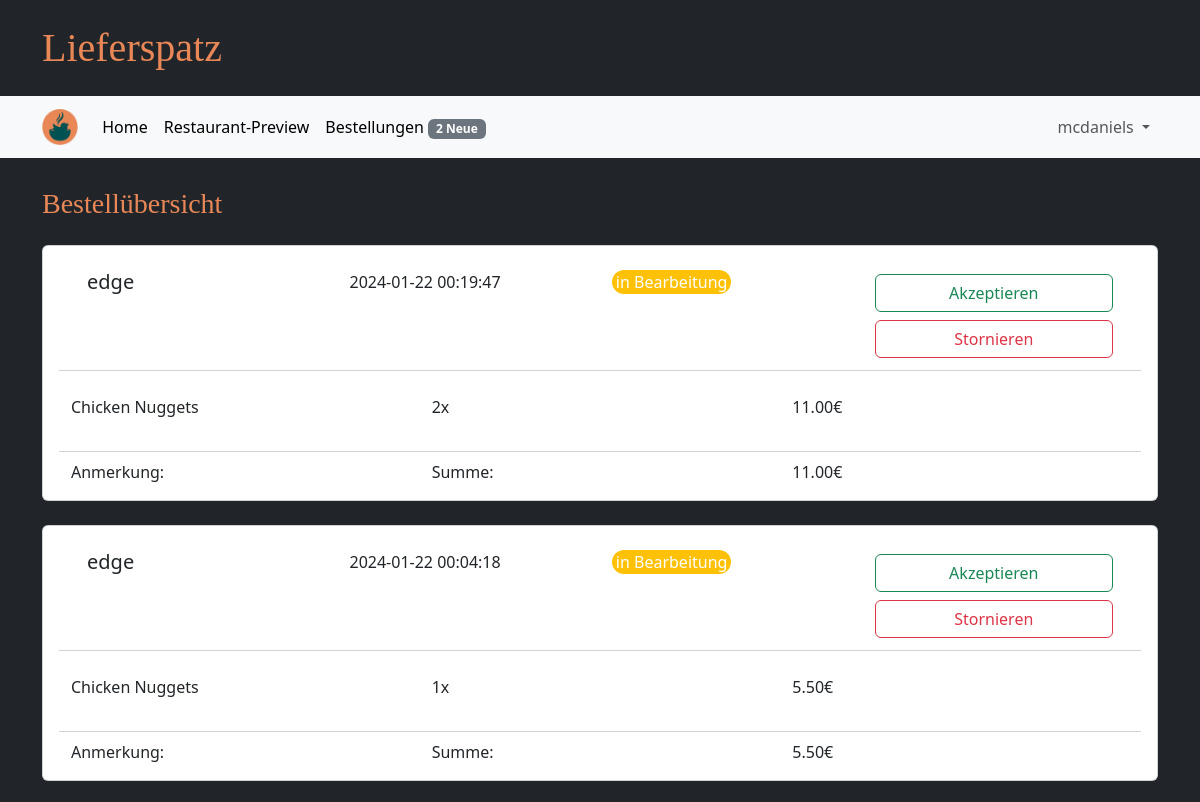
The app's page /orders (signed in, upper part), older data.
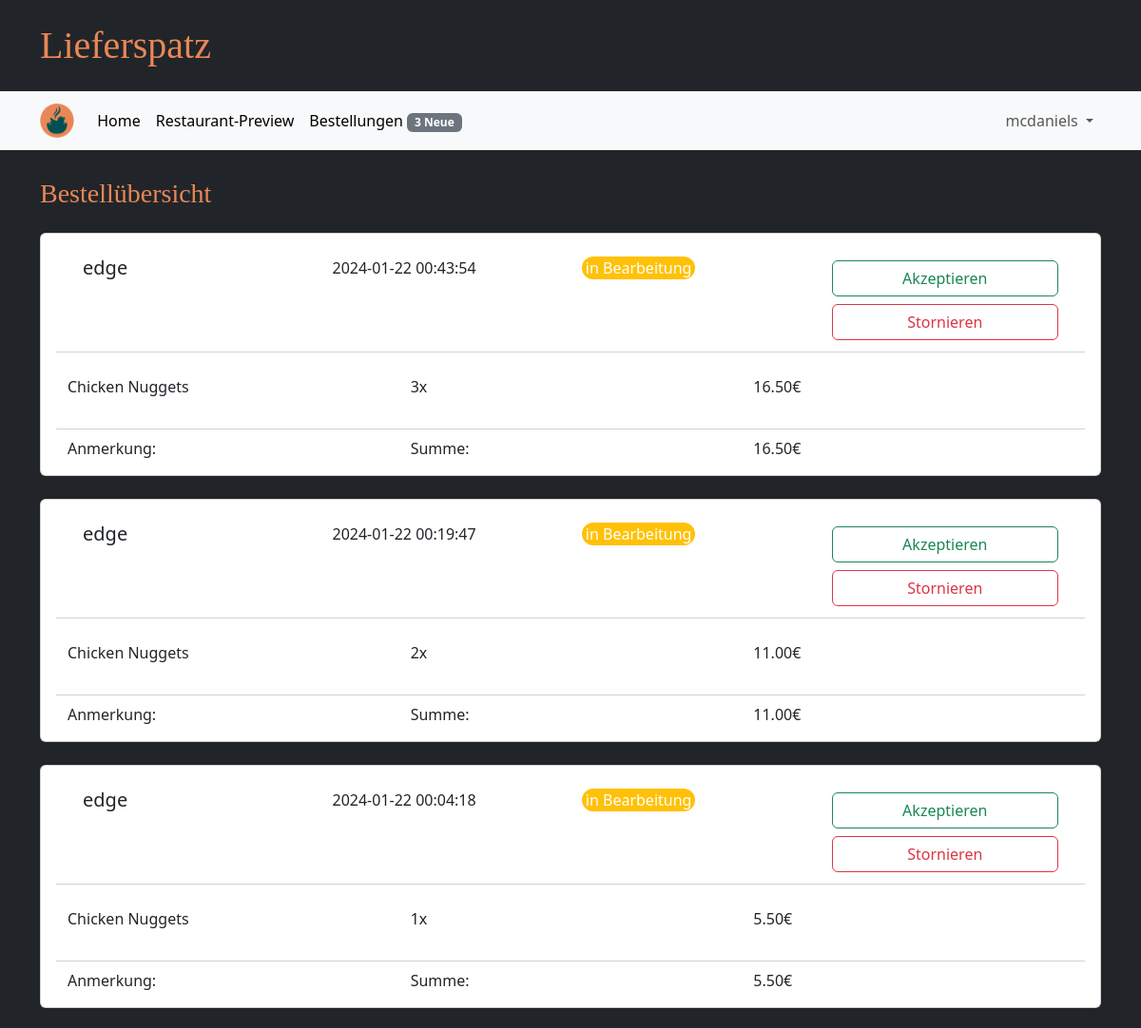
The same page, newer data.
### tables this page shows
CREATE TABLE Bestellung(
            KUsername TEXT NOT NULL,
            GUsername TEXT NOT NULL,
            Eingangszeit TEXT NOT NULL,
            Anmerkung TEXT,
            Bestellstatus TEXT NOT NULL CHECK( Bestellstatus IN ('in Bearbeitung','in Zubereitung','storniert','abgeschlossen') )
        );

CREATE TABLE bestellung_beinhaltet(
            Bestellung INTEGER NOT NULL,
            ItemID INTEGER NOT NULL,
            Menge INTEGER NOT NULL,
            FOREIGN KEY(Bestellung) REFERENCES Bestellung(ID)
            FOREIGN KEY(ItemID) REFERENCES Item(ID) ON DELETE CASCADE
        );

CREATE TABLE Item(
            ID INTEGER NOT NULL,
            Restaurant TEXT NOT NULL,
            Name TEXT NOT NULL,
            Kategorie TEXT CHECK(Kategorie IN ('Vorspeise', 'Hauptgericht', 'Dessert', 'Getränk')),
            IBeschreibung TEXT NOT NULL DEFAULT '',
            Preis INTEGER NOT NULL,
            Deaktiviert INTEGER DEFAULT 0 CHECK(Deaktiviert IN (0, 1)),
            PRIMARY KEY (ID),
            FOREIGN KEY (Restaurant) REFERENCES GeschaeftsAccount(username),
            UNIQUE(Restaurant, Name, Kategorie, IBeschreibung, Preis),
            UNIQUE(Restaurant, Name, Deaktiviert)                  
        );

### main.py (the view, shortened to what this page needs)
@app.route("/orders", methods=["GET", "POST"])
def order_page():
    if "user" in session:
        if "business" in session:
            orders = database.get_orders(session["user"], True)
            print(not orders)
            return render_template("orders_business.html", orders=orders)
        else:
            orders = database.get_orders(session["user"], False)
            return render_template("orders_customer.html", orders=orders)
    return redirect(url_for("login_customer_page"))

### database.py (called while the page is built)
def getData(sql, params = ()):
    dbcon = sqlite3.connect("instance/db.db")
    cursor = dbcon.cursor()
    cursor.execute(sql, params)
    return cursor

### templates/orders_business.html (shortened to what this page needs)
{% extends "base.html" %}
{% block heading %}Bestellübersicht{% endblock %}
{% block content %}
<div class="row g-4 mb-4">
  {% for status in ['in Bearbeitung', 'in Zubereitung', 'abgeschlossen/storniert'] %}
    {% for order in orders %}
      {% if order['orderstatus'] in status %}
        <div class="card">
        <div class="card-body">
          <div class="row card-header bg-transparent mb-4">
            <div class="col-3">
              <h5 class="card-title">{{ order['KUsername'] }}</h5>
            </div>
            <div class="col-3">
              <p class="card-text">{{ order['ordertime'].split('.')[0] }}</p>
            </div>
            <div class="col-3">
              <p class="card-text col-6 text-center rounded-4 text-white bg-{{
                'success' if order['orderstatus'] == 'in Zubereitung' else 'warning' if order['orderstatus'] == 'in Bearbeitung' else 'secondary'
                }}">{{ order['orderstatus'] }}</p>
            </div>
            <div class="col-3">
              {% if order['orderstatus'] == 'in Bearbeitung' %}
              <form method="POST">
                <button type="submit" class="btn btn-outline-success my-1 form-control">Akzeptieren</button>
              </form>
              <form method="POST">
                <button type="submit" class="btn btn-outline-danger my-1 form-control">Stornieren</button>
              </form>
              {% endif %}
            </div>
          </div>
            {% for item in order['items'] %}
            <div class="row">
              <p class="card-text col-4">{{ item['name'] }}</p>
              <p class="card-text col-4">{{ item['amount'] }}x</p>
              <p class="card-text col-4">{{ "%.2f" | format(item['price']*item['amount']/100) }}€</p>
            </div>
            <div class="row card-header bg-transparent mb-2"></div>
            {% endfor %}
            <div class="card-text row">
              <div class="col-4">
                Anmerkung: {{ order['comment'] }}
              </div>
              <div class="col-4">Summe: </div>
              <div class="col-4">
                {{ "%.2f" | format(order['sum']/100) }}€
              </div>
            </div>
        </div>
        </div>
      {% endif %}
    {% endfor %}
  {% endfor %}
</div>
{% endblock %}

Row changes from the older to the newer data that the page shows:
added Bestellung: KUsername "edge", ordertime "2024-01-22 00:43:54", orderstatus "in Bearbeitung", order "16.50"
added bestellung_beinhaltet: name "Chicken Nuggets", amount "3", {{ "%.2f" | format(item['price']*item['amount']/100) }} "16.50", shown under "edge"
Text that changed along with them:
text written by a page script: "Bestellungen 2 Neue" → "Bestellungen 3 Neue"
